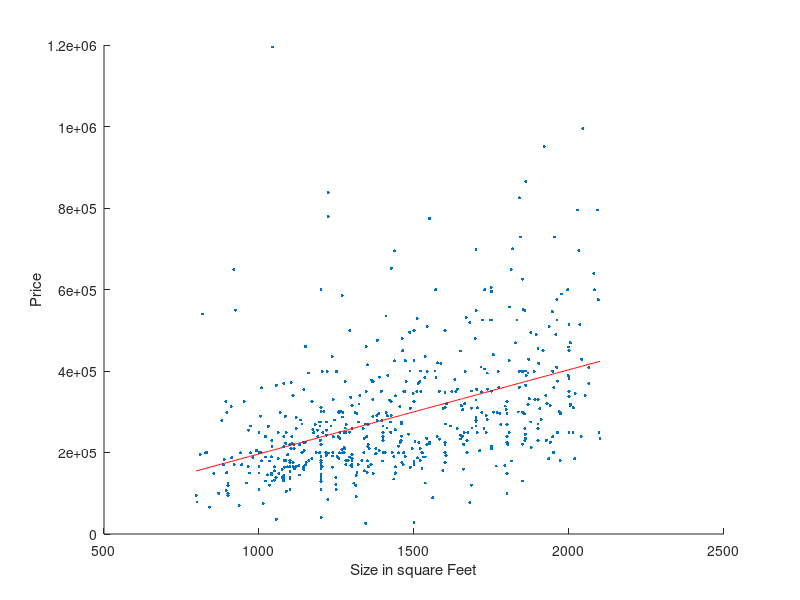

This figure's MATLAB source:
clear all; close all; 
X=dlmread('housing_price_data.dat');
F=sortrows([X(:,5) X(:,2)]);
F=F(25:600,:);   % size 576x2 
X_Original=F(:,1); 
normalize = max(X_Original)-min(X_Original  );
X_normlized = X_Original/normalize;
X = [repmat(1,length(F),1) X_normlized];
y=F(:,2);

%%%%%%%%%%%%%%%%%%%%%%%%%%%%%%%%%%%%%%%%%%% 
% Parameters 
%   X = 576*2  [1, size_of_house] 
%   y = 576x1 
%%%%%%%%%%%%%%%%%%%%%%%%%%%%%%%%%%%%%%%%%%% 
% Initialize learning rate 
w_OLS=pinv(X'*X)*X'*y;
w_OLS
yhat=X*w_OLS;
figure; hold off; 
scatter(X(:,2)*normalize,y, 50, '.'); hold; 
plot(X(:,2)*normalize,yhat,'r'); 
xlabel('Size in square Feet'); ylabel('Price'); 